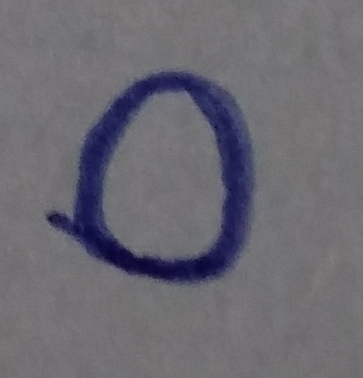
#> input picture 0.png, 363 x 378 px; its folder holds 4 pictures in this run
$ python digitmatch.py
#> lines starting #> are read from the running program, lines starting #| are printed output that depends on the picture
from PIL import Image
from PIL import ImageFilter
import numpy as np
from sklearn import datasets,svm, metrics
from sklearn.datasets import load_digits

count = -1
digits = datasets.load_digits()
images_and_labels = list(zip(digits.images, digits.target))
n_samples = len(digits.images)
train_data = digits.images.reshape((n_samples, -1))
classifier = svm.SVC(gamma=0.001)
#classifier.fit(train_data[:n_samples],digits.target[:n_samples])
imagelist=[]
while (count < 9):
    xlist=[]
    ylist=[]
    count=count+1
    img=Image.open(str(count)+'.png')
#> img is the input picture: PIL image 363x378 RGBA; mean R, G, B, A 107.3, 106.2, 113.8, 255
    pixelmap=img.load()
    imglist=[]
    output=[]
    pixellist=[]

    for x in range(img.size[0]):
        for y in range(img.size[1]):
            pixellist=[]
            pixellist.append(pixelmap[x,y])


            if pixellist[0][0] + 15 <= pixellist[0][2] & pixellist[0][1] + 15 <= pixellist[0][2]:
                pixelmap[x,y]=(0,0,0)
                xlist.append(x)
                ylist.append(y)

            else:

                pixelmap[x,y]=(255,255,255)
#> after the loop, xlist = 2965 values from 61 to 257; ylist = 2965 values, max 285 at index 1448, min 69 at index 1285, mean 161.6


    img1 = img.crop((min(xlist),min(ylist),max(xlist),max(ylist))) #left,upper,right,lower
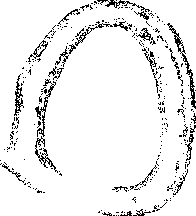
#> img1: PIL image 196x216 RGBA; mean R, G, B, A 237.2, 237.2, 237.2, 255
    temp= Image.new( 'L', (max(xlist)-min(xlist),max(ylist)-min(ylist)), "white") # create a new white image
#> temp: PIL image 196x216 L; every value is 255
    temp.paste(img1)
#> temp: PIL image 196x216 L; 93% white; black in thin lines or dots
    resized_img = temp.resize((16,16))
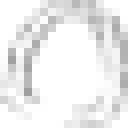
#> resized_img: PIL image 16x16 L (shown 8 times larger); min 158, max 255, mean 236.7
    converted_img=resized_img.convert('L')
    filtered_img = converted_img.filter(ImageFilter.Kernel((3,3), [0.0625, 0.125, 0.0625, 0.125, 0.25, 0.125, 0.0625, 0.125, 0.0625]))
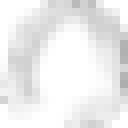
#> filtered_img: PIL image 16x16 L (shown 8 times larger); min 173, max 255, mean 236.8
    p = filtered_img.load()     #step 4
    x = [[imglist for i in range(8)] for j in range(8)]  #8x8 two dimension list

    for i in range(0,len(x)):

        for j in range(0,len(x)):

                       x[j][i]=((int(p[2*i,2*j])+int(p[2*i+1,2*j])+int(p[2*i,2*j+1])+int(p[2*i+1,2*j+1]))/4)
#> after the loop, x = 8 items

    #step 6

    for i in range(0,len(x)):
        for j in range(0,len(x)):
            x[j][i] = (256 - x[j][i])/16
#> this loop made 8 passes


    #Now convert the 2-Dimensional list into 1-Dimensional list

    data  = np.reshape(x,-1)
#> data = 64 values, max 3.42 at index 23, min 0.0625 at index 0, mean 1.2
    imagelist.append(data)
#> pass 2 of the loop `while (count < 9):`:
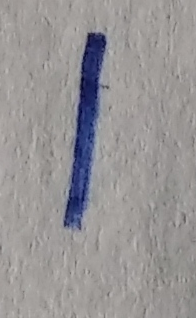
#> input picture 1.png, 196 x 318 px
#> img is the input picture: PIL image 196x318 RGBA; mean R, G, B, A 151.1, 148.3, 149.5, 255
#> after the loop `for x in range(img.size[0]):`: xlist = 1858 values from 64 to 108; ylist = 1858 values, max 229 at index 161, min 33 at index 1765, mean 144.4
#> `img1 = img.crop((min(xlist),min(ylist),max(xlist),max(ylist)))`:
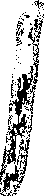
#> img1: PIL image 44x196 RGBA; mean R, G, B, A 200.3, 200.3, 200.3, 255
#> `filtered_img = converted_img.filter(ImageFilter.Kernel((3,3), [0.0625,..`:
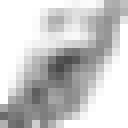
#> filtered_img: PIL image 16x16 L (shown 8 times larger); min 72, max 255, mean 200.7
#> the loop `for i in range(0,len(x)): ` made 8 passes
#> the loop `for i in range(0,len(x)):` made 8 passes
#> data = 64 values, max 10.36 at index 35, min 0.0625 at index 0, mean 3.45
#> pass 3 of the loop `while (count < 9):`:
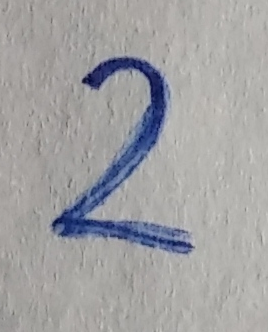
#> input picture 2.png, 268 x 332 px
#> img is the input picture: PIL image 268x332 RGBA; mean R, G, B, A 161.3, 161, 162.5, 255
#> after the loop `for x in range(img.size[0]):`: xlist = 4411 values from 50 to 192; ylist = 4411 values, max 255 at index 4315, min 56 at index 1472, mean 175.8
#> `img1 = img.crop((min(xlist),min(ylist),max(xlist),max(ylist)))`:
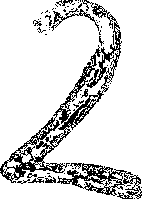
#> img1: PIL image 142x199 RGBA; mean R, G, B, A 215.3, 215.3, 215.3, 255
#> `filtered_img = converted_img.filter(ImageFilter.Kernel((3,3), [0.0625,..`:
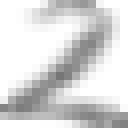
#> filtered_img: PIL image 16x16 L (shown 8 times larger); min 118, max 255, mean 215.5
#> data = 64 values, max 7.75 at index 49, min 0.0625 at index 0, mean 2.53
#> (the run stopped early here; a loop or call above may not have finished)
